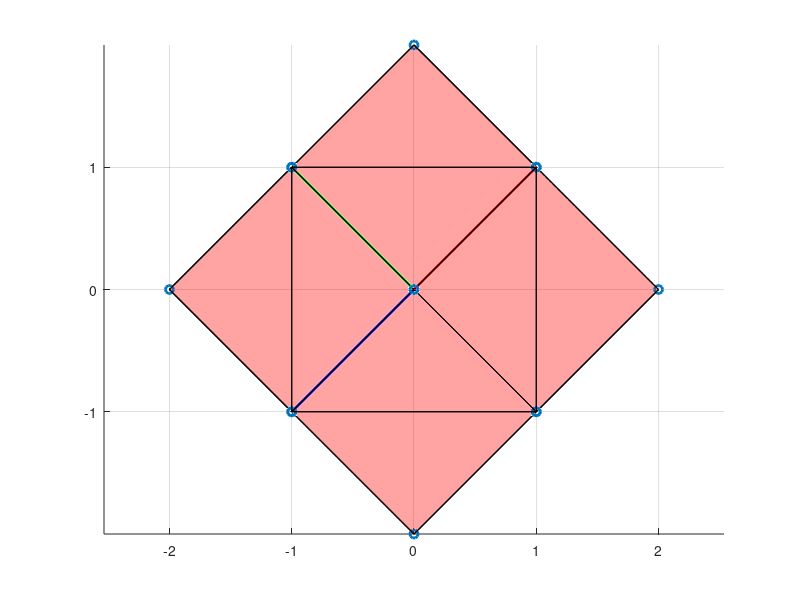

The MATLAB source for this figure:

a = [ 1 1  1]'; 
b = [-1 1 -1]';
c = [-1 -1 1]';

pp = [ -0.5000   -0.5000   -0.5000
         0         0   -1.0000
   -1.0000         0         0
   -0.5000    0.5000   -0.5000
    0.5000    0.5000   -0.5000
    0.5000   -0.5000   -0.5000
         0   -1.0000         0
   -0.5000   -0.5000    0.5000
   -0.5000    0.5000    0.5000
         0    1.0000         0
    1.0000         0         0
    0.5000   -0.5000    0.5000
         0         0    1.0000
    0.5000    0.5000    0.5000]';



rv = [  -0.5000    0.0000   -1.0000
    0.0000   -0.5000   -1.0000
   -1.0000    0.0000   -0.5000
   -1.0000   -0.5000    0.0000
         0   -1.0000   -0.5000
   -0.5000   -1.0000    0.0000
         0    0.5000   -1.0000
    0.5000         0   -1.0000
   -1.0000    0.5000         0
   -1.0000         0    0.5000
         0    1.0000   -0.5000
   -0.5000    1.0000    0.0000
    1.0000         0   -0.5000
    0.5000    1.0000    0.0000
    1.0000    0.5000    0.0000
    0.5000   -1.0000    0.0000
    1.0000   -0.5000    0.0000
         0   -1.0000    0.5000
   -0.5000         0    1.0000
         0   -0.5000    1.0000
    0.0000    1.0000    0.5000
    0.0000    0.5000    1.0000
    1.0000         0    0.5000
    0.5000    0.0000    1.0000]';


f_ = [  1     2     4
     1     2     6
     1     3     4
     1     3     8
     1     6     7
     1     7     8
     2     4     5
     2     5     6
     3     4     9
     3     8     9
     4     5    10
     4     9    10
     5     6    11
     5    10    14
     5    11    14
     6     7    12
     6    11    12
     7     8    12
     8     9    13
     8    12    13
     9    10    14
     9    13    14
    11    12    14
    12    13    14];

faces{1} = [   8     2     1     7
    10     4     3     9
     6     5    16    18
    12    11    14    21
    15    13    17    23
    20    19    22    24];

faces{2} = [   5      2     1     3     4     6
    12     9     3     1     7    11
    13     8     7    11    14    15
    16     5     2     8    13    17
    20    18     6     4    10    19
    19    10     9    12    21    22
    24    23    17    16    18    20
    23    15    14    21    22    24];

[V, C] = voronoin(pp');
C
V

figure;
hold on;
grid on;
plot3([0,a(1)],[0,a(2)],[0,a(3)],'-r','LineWidth',2);
plot3([0,b(1)],[0,b(2)],[0,b(3)],'-g','LineWidth',2);
plot3([0,c(1)],[0,c(2)],[0,c(3)],'-b','LineWidth',2);

plot3(2.*pp(1,:),2.*pp(2,:),2.*pp(3,:),'o','LineWidth',2);

patch('Faces',f_,'Vertices',2.*pp','FaceColor',[1 0 0],'FaceAlpha',0.2); 
for ii = 1 : length(faces)
    patch('Faces',faces{ii},'Vertices',rv','FaceColor',[0 1 1],'FaceAlpha',0.4);
end
axis equal;